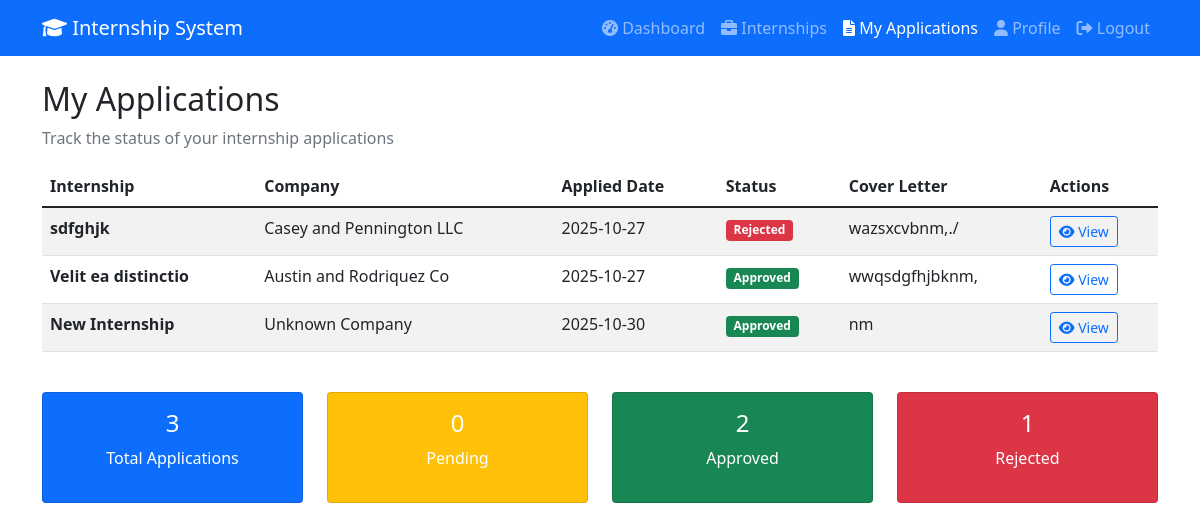
Before: /my-applications (signed in) with the older database file.
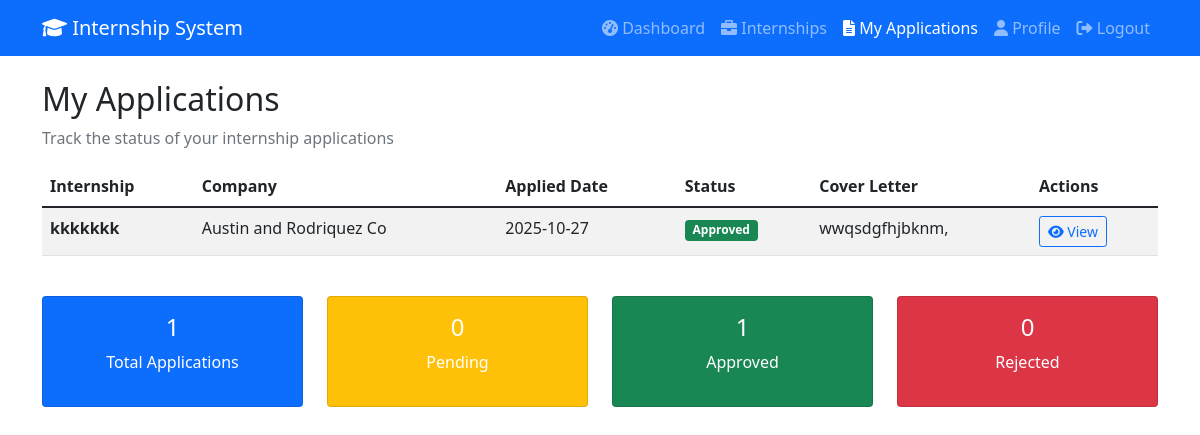
After: the same page with the newer database file.
### models.py (models this page shows)
class InternshipApplication(Base):
    __tablename__ = "internship_applications"
    id = Column(Integer, primary_key=True, index=True)
    student_id = Column(Integer, ForeignKey("users.id"), nullable=False)
    internship_id = Column(Integer, ForeignKey("internships.id"), nullable=False)
    application_date = Column(DateTime(timezone=True), server_default=func.now())
    status = Column(Enum(ApplicationStatus), default=ApplicationStatus.PENDING)
    cover_letter = Column(Text)
    resume_url = Column(String(500))
    student = relationship("User", back_populates="applications")
    internship = relationship("Internship", back_populates="applications")
    mentor_feedbacks = relationship("MentorFeedback", back_populates="application")
    evaluations = relationship("Evaluation", back_populates="application")

class Internship(Base):
    __tablename__ = "internships"
    id = Column(Integer, primary_key=True, index=True)
    title = Column(String(255), nullable=False)
    description = Column(Text)
    company = Column(String(255), nullable=False)
    location = Column(String(255))
    duration = Column(String(100))
    stipend = Column(String(100))
    requirements = Column(Text)
    created_by = Column(Integer, ForeignKey("users.id"))
    created_at = Column(DateTime(timezone=True), server_default=func.now())
    is_active = Column(Boolean, default=True)
    deadline = Column(DateTime(timezone=True))
    creator = relationship("User", back_populates="created_internships")
    applications = relationship("InternshipApplication", back_populates="internship")
    tasks = relationship("Task", back_populates="internship")
    feedback = relationship("Feedback", back_populates="internship")
    mentor_feedbacks = relationship("MentorFeedback", back_populates="internship")
    evaluations = relationship("Evaluation", back_populates="internship")

### app.py (the view)
@app.get("/my-applications", response_class=HTMLResponse)
async def my_applications_page(request: Request, db: Session = Depends(get_db)):
    try:
        user = await get_current_user_from_cookie(request, db)
        user_role = user.role.value if hasattr(user.role, 'value') else user.role
        if user_role != "student":
            return RedirectResponse("/dashboard?error=Access denied")
        applications = crud.get_student_applications_with_details(db, user.id)
        return templates.TemplateResponse("my_applications.html", {
            "request": request,
            "user": user,
            "applications": applications
        })
    except Exception as e:
        return RedirectResponse("/login")

### templates/my_applications.html (shortened to what the changed rows need)
<!DOCTYPE html>
<html lang="en">
<head>
    <link href="https://cdn.jsdelivr.net/npm/bootstrap@5.1.3/dist/css/bootstrap.min.css" rel="stylesheet">
    <link href="https://cdnjs.cloudflare.com/ajax/libs/font-awesome/6.0.0/css/all.min.css" rel="stylesheet">
</head>
<body>
    <div class="container mt-4">
        <h2>My Applications</h2>
        <div class="row">
            <div class="col-12">
                {% if applications %}
                <div class="table-responsive">
                    <table class="table table-striped">
                        <thead>
                            <tr>
                                <th>Internship</th>
                                <th>Company</th>
                                <th>Applied Date</th>
                                <th>Status</th>
                                <th>Cover Letter</th>
                                <th>Actions</th>
                            </tr>
                        </thead>
                        <tbody>
                            {% for application in applications %}
                            <tr>
                                <td>
                                    <strong>{{ application.internship.title if application.internship else 'Internship #' + application.internship_id|string }}</strong>
                                </td>
                                <td>
                                    {{ application.internship.company if application.internship else 'N/A' }}
                                </td>
                                <td>{{ application.application_date.strftime('%Y-%m-%d') }}</td>
                                <td>
                                    <span class="badge
                                        {% if application.status == 'pending' %}bg-warning
                                        {% elif application.status == 'approved' %}bg-success
                                        {% else %}bg-danger{% endif %}">
                                        {{ application.status|title }}
                                    </span>
                                </td>
                                <td>
                                    {% if application.cover_letter %}
                                    <span data-bs-toggle="tooltip" title="{{ application.cover_letter }}">
                                        {{ application.cover_letter[:100] }}{% if application.cover_letter|length > 100 %}...{% endif %}
                                    </span>
                                    {% else %}
                                    <span class="text-muted">No cover letter</span>
                                    {% endif %}
                                </td>
                                <td>
                                    <button class="btn btn-sm btn-outline-primary" onclick="viewApplication('{{ application.id }}')">
                                        <i class="fas fa-eye"></i> View
                                    </button>
                                </td>
                            </tr>
                            {% endfor %}
                        </tbody>
                    </table>
                </div>
                <div class="row mt-4">
                    <div class="col-md-3">
                        <div class="card text-white bg-primary">
                            <div class="card-body text-center">
                                <h4>{{ applications|length }}</h4>
                                <p>Total Applications</p>
                            </div>
                        </div>
                    </div>
                    <div class="col-md-3">
                        <div class="card text-white bg-warning">
                            <div class="card-body text-center">
                                <h4>{{ applications|selectattr('status', 'equalto', 'pending')|list|length }}</h4>
                                <p>Pending</p>
                            </div>
                        </div>
                    </div>
                    <div class="col-md-3">
                        <div class="card text-white bg-success">
                            <div class="card-body text-center">
                                <h4>{{ applications|selectattr('status', 'equalto', 'approved')|list|length }}</h4>
                                <p>Approved</p>
                            </div>
                        </div>
                    </div>
                    <div class="col-md-3">
                        <div class="card text-white bg-danger">
                            <div class="card-body text-center">
                                <h4>{{ applications|selectattr('status', 'equalto', 'rejected')|list|length }}</h4>
                                <p>Rejected</p>
                            </div>
                        </div>
                    </div>
                </div>
                {% endif %}
            </div>
        </div>
    </div>
</body>
</html>

Changed rows visible on the page:
removed InternshipApplication: internship "sdfghjk", internship "Casey and Pennington LLC", application_date "2025-10-27", status "Rejected", cover_letter "wazsxcvbnm,./"
no longer on this page (row edited): InternshipApplication: internship "New Internship", internship "Unknown Company", application_date "2025-10-30", status "Approved", cover_letter "nm"
changed through a linked row, InternshipApplication "wwqsdgfhjbknm,": internship "Velit ea distinctio" → "kkkkkkk"
Other visible differences:
{{ applications|length }}: "3" → "1"
{{ applications|selectattr('status', 'equalto', 'approved')|list|length }}: "2" → "1"
{{ applications|selectattr('status', 'equalto', 'rejected')|list|length }}: "1" → "0"
